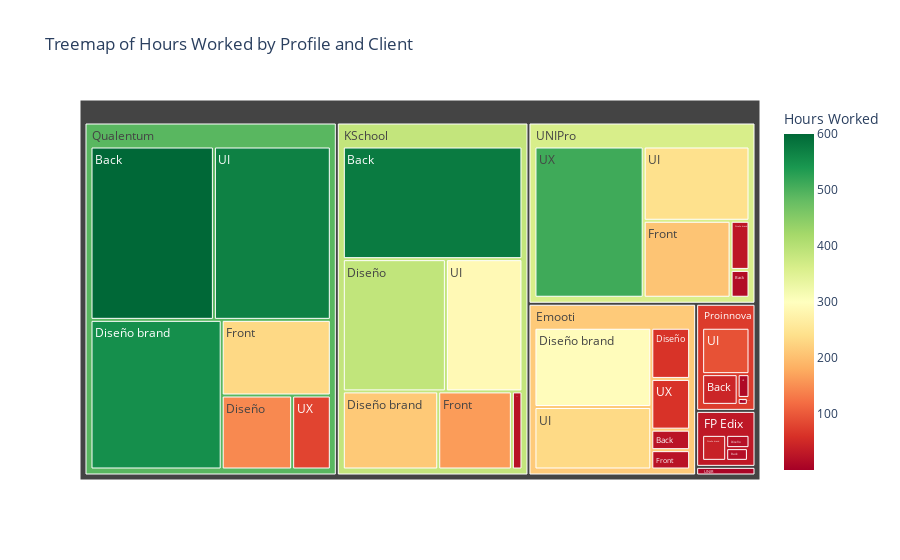

Here is the notebook cell this chart was saved with:
### Markdown cell above
# Treemap

### Code cell
import pandas as pd
import plotly.express as px

# Carga los datos
data = pd.read_csv('./horas.csv')

# Convertir las columnas de tiempo a datetime y calcular las horas trabajadas
if 'Start' in data.columns and 'Stop' in data.columns:
    data['Start'] = pd.to_datetime(data['Start'], unit='ms', errors='coerce')
    data['Stop'] = pd.to_datetime(data['Stop'], unit='ms', errors='coerce')
    data['Hours Worked'] = (data['Stop'] - data['Start']).dt.total_seconds() / 3600
else:
    raise ValueError("Las columnas 'Start' y 'Stop' no se encuentran en el DataFrame.")

# Mapeo de usuarios a áreas
user_to_area = {
    'César García Díaz': 'Diseño brand',
    'Clara Terradillos': 'Diseño',
    'Soraya Martínez Rius': 'UX',
    'Alex Fernández': 'UI',
    'Antonio Blanco': 'Back',
    'esther': 'Front'
}

# Excluir a los usuarios no deseados y aplicar el mapeo
if 'Username' in data.columns:
    filtered_data = data[~data['Username'].isin(['Jesús Martín Mejías', 'Mery del Pozo'])]
    filtered_data['Area'] = filtered_data['Username'].map(user_to_area)
else:
    raise ValueError("La columna 'Username' no se encuentra en el DataFrame.")

# Quitar el texto "(Tareas ITER)" de los nombres de los clientes
if 'Folder Name' in filtered_data.columns:
    filtered_data['Folder Name'] = filtered_data['Folder Name'].str.replace(r"\(tareas ITER\)", "", regex=True).str.strip()
else:
    raise ValueError("La columna 'Folder Name' no se encuentra en el DataFrame.")

# Agrupar los datos por área (perfil) y cliente
grouped_hours = filtered_data.groupby(['Folder Name', 'Area'])['Hours Worked'].sum().reset_index()

# Crear un Treemap
fig = px.treemap(grouped_hours, path=['Folder Name', 'Area'], values='Hours Worked',
                 color='Hours Worked', color_continuous_scale='RdYlGn', 
                 title='Treemap of Hours Worked by Profile and Client')

# Mostrar el gráfico
fig.show()

### Figure 1 — Plotly figure (JSON) as saved in the notebook; plotly's stock layout.template omitted (floating-point values rounded to 4 significant figures)
{"data": [{"branchvalues": "total", "customdata": [[25.39], [18.25], [577.0], [46.42], [600.2], [16.29], [63.43], [20.41], [388.6], [146.3], [6.558], [295.5], [41.25], [212.5], [3], [551.0], [28.75], [4.5], [24], [164], [0.5], [231.6], [207], [233.1], [1.334], [288.8], [93.53], [568.7], [243.2], [62.92], [23.58], [12], [80.25], [511.2], [1.5], [214.2], [30.19], [386.8], [71.12], [490.7], [362.1], [5.216]], "domain": {"x": [0, 1], "y": [0, 1]}, "hovertemplate": "labels=%{label}<br>Hours Worked_sum=%{value}<br>parent=%{parent}<br>id=%{id}<br>Hours Worked=%{color}<extra></extra>", "ids": ["Emooti/Back", "FP Edix/Back", "KSchool/Back", "Proinnova/Back", "Qualentum/Back", "UNIPro/Back", "Emooti/Diseño", "FP Edix/Diseño", "KSchool/Diseño", "Qualentum/Diseño", "UNIR/Diseño", "Emooti/Diseño brand", "FP Edix/Diseño brand", "KSchool/Diseño brand", "Proinnova/Diseño brand", "Qualentum/Diseño brand", "UNIPro/Diseño brand", "UNIR/Diseño brand", "Emooti/Front", "KSchool/Front", "Proinnova/Front", "Qualentum/Front", "UNIPro/Front", "Emooti/UI", "FP Edix/UI", "KSchool/UI", "Proinnova/UI", "Qualentum/UI", "UNIPro/UI", "Emooti/UX", "KSchool/UX", "Proinnova/UX", "Qualentum/UX", "UNIPro/UX", "UNIR/UX", "Emooti", "FP Edix", "KSchool", "Proinnova", "Qualentum", "UNIPro", "UNIR"], "labels": ["Back", "Back", "Back", "Back", "Back", "Back", "Diseño", "Diseño", "Diseño", "Diseño", "Diseño", "Diseño brand", "Diseño brand", "Diseño brand", "Diseño brand", "Diseño brand", "Diseño brand", "Diseño brand", "Front", "Front", "Front", "Front", "Front", "UI", "UI", "UI", "UI", "UI", "UI", "UX", "UX", "UX", "UX", "UX", "UX", "Emooti", "FP Edix", "KSchool", "Proinnova", "Qualentum", "UNIPro", "UNIR"], "marker": {"coloraxis": "coloraxis", "colors": [25.39, 18.25, 577.0, 46.42, 600.2, 16.29, 63.43, 20.41, 388.6, 146.3, 6.558, 295.5, 41.25, 212.5, 3, 551.0, 28.75, 4.5, 24, 164, 0.5, 231.6, 207, 233.1, 1.334, 288.8, 93.53, 568.7, 243.2, 62.92, 23.58, 12, 80.25, 511.2, 1.5, 214.2, 30.19, 386.8, 71.12, 490.7, 362.1, 5.216]}, "name": "", "parents": ["Emooti", "FP Edix", "KSchool", "Proinnova", "Qualentum", "UNIPro", "Emooti", "FP Edix", "KSchool", "Qualentum", "UNIR", "Emooti", "FP Edix", "KSchool", "Proinnova", "Qualentum", "UNIPro", "UNIR", "Emooti", "KSchool", "Proinnova", "Qualentum", "UNIPro", "Emooti", "FP Edix", "KSchool", "Proinnova", "Qualentum", "UNIPro", "Emooti", "KSchool", "Proinnova", "Qualentum", "UNIPro", "UNIR", "", "", "", "", "", "", ""], "type": "treemap", "values": [25.39, 18.25, 577.0, 46.42, 600.2, 16.29, 63.43, 20.41, 388.6, 146.3, 6.558, 295.5, 41.25, 212.5, 3, 551.0, 28.75, 4.5, 24, 164, 0.5, 231.6, 207, 233.1, 1.334, 288.8, 93.53, 568.7, 243.2, 62.92, 23.58, 12, 80.25, 511.2, 1.5, 704.3, 81.24, 1654.0, 155.4, 2178.0, 1006.0, 12.56]}], "layout": {"coloraxis": {"colorbar": {"title": {"text": "Hours Worked"}}, "colorscale": [[0, "rgb(165,0,38)"], [0.1, "rgb(215,48,39)"], [0.2, "rgb(244,109,67)"], [0.3, "rgb(253,174,97)"], [0.4, "rgb(254,224,139)"], [0.5, "rgb(255,255,191)"], [0.6, "rgb(217,239,139)"], [0.7, "rgb(166,217,106)"], [0.8, "rgb(102,189,99)"], [0.9, "rgb(26,152,80)"], [1, "rgb(0,104,55)"]]}, "legend": {"tracegroupgap": 0}, "title": {"text": "Treemap of Hours Worked by Profile and Client"}}}
